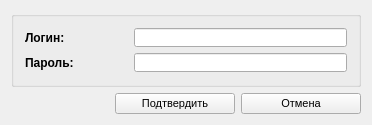
<?xml version="1.0" encoding="UTF-8"?>
<ui version="4.0">
 <class>ZAuthForm</class>
 <widget class="QWidget" name="ZAuthForm">
  <property name="geometry">
   <rect>
    <x>0</x>
    <y>0</y>
    <width>372</width>
    <height>125</height>
   </rect>
  </property>
  <property name="minimumSize">
   <size>
    <width>100</width>
    <height>100</height>
   </size>
  </property>
  <property name="windowTitle">
   <string>Авторизация</string>
  </property>
  <property name="windowIcon">
   <iconset resource="../cleaning.qrc">
    <normaloff>:/images/table.png</normaloff>:/images/table.png</iconset>
  </property>
  <property name="styleSheet">
   <string notr="true"/>
  </property>
  <layout class="QVBoxLayout" name="verticalLayout">
   <item>
    <widget class="QGroupBox" name="requiredBox">
     <property name="title">
      <string/>
     </property>
     <layout class="QGridLayout" name="gridLayout_2">
      <item row="3" column="0">
       <widget class="QLabel" name="lblSectionPlus_2">
        <property name="font">
         <font>
          <weight>75</weight>
          <bold>true</bold>
         </font>
        </property>
        <property name="text">
         <string>Пароль:</string>
        </property>
       </widget>
      </item>
      <item row="1" column="0">
       <widget class="QLabel" name="lblSectionPlus">
        <property name="font">
         <font>
          <weight>75</weight>
          <bold>true</bold>
         </font>
        </property>
        <property name="text">
         <string>Логин:</string>
        </property>
       </widget>
      </item>
      <item row="3" column="1" colspan="2">
       <widget class="QLineEdit" name="txtPwd">
        <property name="echoMode">
         <enum>QLineEdit::Password</enum>
        </property>
       </widget>
      </item>
      <item row="1" column="1" colspan="2">
       <widget class="QLineEdit" name="txtLogin"/>
      </item>
     </layout>
    </widget>
   </item>
   <item>
    <layout class="QHBoxLayout" name="horizontalLayout">
     <item>
      <spacer name="horizontalSpacer">
       <property name="orientation">
        <enum>Qt::Horizontal</enum>
       </property>
       <property name="sizeHint" stdset="0">
        <size>
         <width>40</width>
         <height>20</height>
        </size>
       </property>
      </spacer>
     </item>
     <item>
      <widget class="QPushButton" name="cmdSave">
       <property name="minimumSize">
        <size>
         <width>120</width>
         <height>0</height>
        </size>
       </property>
       <property name="font">
        <font>
         <family>MS Shell Dlg 2</family>
         <pointsize>8</pointsize>
        </font>
       </property>
       <property name="text">
        <string>Подтвердить</string>
       </property>
       <property name="icon">
        <iconset resource="../cleaning.qrc">
         <normaloff>:/images/apply_ok.png</normaloff>:/images/apply_ok.png</iconset>
       </property>
       <property name="iconSize">
        <size>
         <width>24</width>
         <height>24</height>
        </size>
       </property>
      </widget>
     </item>
     <item>
      <widget class="QPushButton" name="cmdCancel">
       <property name="minimumSize">
        <size>
         <width>120</width>
         <height>0</height>
        </size>
       </property>
       <property name="font">
        <font>
         <family>MS Shell Dlg 2</family>
         <pointsize>8</pointsize>
        </font>
       </property>
       <property name="text">
        <string>Отмена</string>
       </property>
       <property name="icon">
        <iconset resource="../cleaning.qrc">
         <normaloff>:/images/error.png</normaloff>:/images/error.png</iconset>
       </property>
       <property name="iconSize">
        <size>
         <width>24</width>
         <height>24</height>
        </size>
       </property>
      </widget>
     </item>
    </layout>
   </item>
  </layout>
 </widget>
 <layoutdefault spacing="6" margin="11"/>
 <tabstops>
  <tabstop>txtLogin</tabstop>
  <tabstop>txtPwd</tabstop>
  <tabstop>cmdSave</tabstop>
  <tabstop>cmdCancel</tabstop>
 </tabstops>
 <resources>
  <include location="../cleaning.qrc"/>
 </resources>
 <connections>
  <connection>
   <sender>cmdCancel</sender>
   <signal>clicked()</signal>
   <receiver>ZAuthForm</receiver>
   <slot>close()</slot>
   <hints>
    <hint type="sourcelabel">
     <x>423</x>
     <y>337</y>
    </hint>
    <hint type="destinationlabel">
     <x>246</x>
     <y>181</y>
    </hint>
   </hints>
  </connection>
 </connections>
</ui>
